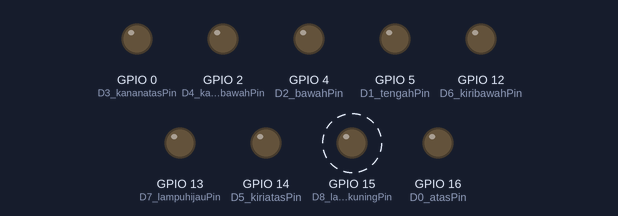
This sketch was run on a simulated ESP8266 (NodeMCU). Shown: output pins drawn as LEDs (lit = HIGH). Dashed ring = blinking.

Above: at 0.3 s.
Timing chart, 0 to 3.1 s (numbered marks = the images above):
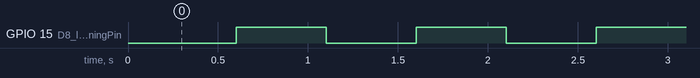

Measured:
- by itself, GPIO 15 (D8_lampukuningPin): alternates HIGH for 0.50 s and LOW for 0.50 s

The sketch:

Test.ino
```cpp
#include <ESP8266WiFi.h>

//const char* ssid = "Diva's Home";
//const char* password = "DIVA1234";

const char* ssid = "Semestapot_home";
const char* password = "jujur1234";

int D0_atasPin = 16; // GPIO16
int D1_tengahPin = 5; // GPIO5
int D2_bawahPin = 4; // GPIO4
int D3_kananatasPin = 0; // GPIO0
int D4_kananbawahPin = 2; // GPIO2
int D5_kiriatasPin = 14; // GPIO14
int D6_kiribawahPin = 12; // GPIO12
int D7_lampuhijauPin = 13; // GPIO13
int D8_lampukuningPin = 15; // GPIO15

int CekSistem = 0;

//int RX_GPIO3Pin = 3; // GPIO3
//int TX_GPIO1Pin = 1; // GPIO1

void setup() {
  Serial.begin(9600);
  delay(100);

  pinMode(D0_atasPin, OUTPUT);
  pinMode(D1_tengahPin, OUTPUT);
  pinMode(D2_bawahPin, OUTPUT);
  pinMode(D3_kananatasPin, OUTPUT);
  pinMode(D4_kananbawahPin, OUTPUT);
  pinMode(D5_kiriatasPin, OUTPUT);
  pinMode(D6_kiribawahPin, OUTPUT);
  pinMode(D7_lampuhijauPin, OUTPUT);
  pinMode(D8_lampukuningPin, OUTPUT);

  digitalWrite(D7_lampuhijauPin, LOW);

  digitalWrite(D0_atasPin, LOW);
  digitalWrite(D1_tengahPin, LOW);
  digitalWrite(D2_bawahPin, LOW);
  digitalWrite(D3_kananatasPin, LOW);
  digitalWrite(D4_kananbawahPin, LOW);
  digitalWrite(D5_kiriatasPin, LOW);
  digitalWrite(D6_kiribawahPin, LOW);

}

void loop() {
    delay(500);
    //Serial.print(".");
    digitalWrite(D8_lampukuningPin, HIGH);
    delay(500);
    digitalWrite(D8_lampukuningPin, LOW);
}
```
